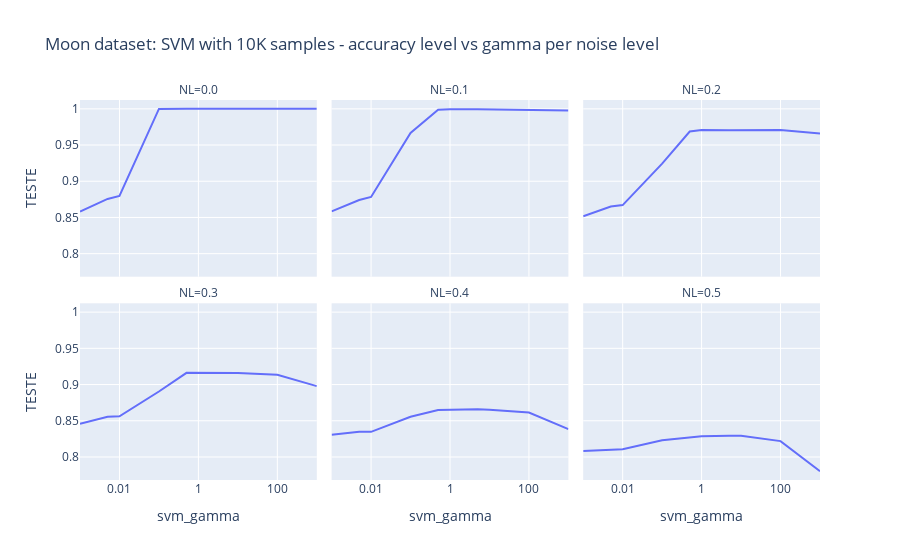

Notebook code for this chart:
### Code cell
dfBySvmAnd10K = dfMoon.groupby(['NL', 'HPS']).apply(lambda grp: grp[grp.TESTE == grp.TESTE.max()]).reset_index(drop=True)
px.line(dfBySvmAnd10K, x='HPS', labels = {'HPS': 'svm_gamma'}, y='TESTE', 
           facet_col='NL', facet_col_wrap=3,
           log_x=True, title="Moon dataset: SVM with 10K samples - accuracy level vs gamma per noise level")

### Figure 1 — Plotly figure (JSON) as saved in the notebook; plotly's stock layout.template omitted (floating-point values rounded to 4 significant figures)
{"data": [{"hovertemplate": "NL=0.0<br>svm_gamma=%{x}<br>TESTE=%{y}<extra></extra>", "legendgroup": "", "line": {"color": "#636efa", "dash": "solid"}, "marker": {"symbol": "circle"}, "mode": "lines", "name": "", "orientation": "v", "showlegend": false, "type": "scatter", "x": [0.001, 0.005, 0.01, 0.1, 0.5, 1, 5, 10, 100, 1000], "xaxis": "x4", "y": [0.8581, 0.8756, 0.8798, 0.9999, 1, 1, 1, 1, 1, 1], "yaxis": "y4"}, {"hovertemplate": "NL=0.1<br>svm_gamma=%{x}<br>TESTE=%{y}<extra></extra>", "legendgroup": "", "line": {"color": "#636efa", "dash": "solid"}, "marker": {"symbol": "circle"}, "mode": "lines", "name": "", "orientation": "v", "showlegend": false, "type": "scatter", "x": [0.001, 0.005, 0.01, 0.1, 0.5, 1, 5, 10, 100, 1000], "xaxis": "x5", "y": [0.8583, 0.8741, 0.8783, 0.9668, 0.9989, 0.9994, 0.9995, 0.9993, 0.9992, 0.9977], "yaxis": "y5"}, {"hovertemplate": "NL=0.2<br>svm_gamma=%{x}<br>TESTE=%{y}<extra></extra>", "legendgroup": "", "line": {"color": "#636efa", "dash": "solid"}, "marker": {"symbol": "circle"}, "mode": "lines", "name": "", "orientation": "v", "showlegend": false, "type": "scatter", "x": [0.001, 0.005, 0.01, 0.1, 0.5, 1, 5, 10, 100, 1000], "xaxis": "x6", "y": [0.8516, 0.8652, 0.8671, 0.9244, 0.9687, 0.9707, 0.9703, 0.9703, 0.9707, 0.9661], "yaxis": "y6"}, {"hovertemplate": "NL=0.3<br>svm_gamma=%{x}<br>TESTE=%{y}<extra></extra>", "legendgroup": "", "line": {"color": "#636efa", "dash": "solid"}, "marker": {"symbol": "circle"}, "mode": "lines", "name": "", "orientation": "v", "showlegend": false, "type": "scatter", "x": [0.001, 0.005, 0.01, 0.1, 0.5, 1, 5, 10, 100, 1000], "xaxis": "x", "y": [0.8459, 0.8556, 0.8561, 0.8904, 0.9162, 0.9163, 0.9156, 0.9161, 0.9134, 0.8978], "yaxis": "y"}, {"hovertemplate": "NL=0.4<br>svm_gamma=%{x}<br>TESTE=%{y}<extra></extra>", "legendgroup": "", "line": {"color": "#636efa", "dash": "solid"}, "marker": {"symbol": "circle"}, "mode": "lines", "name": "", "orientation": "v", "showlegend": false, "type": "scatter", "x": [0.001, 0.005, 0.01, 0.1, 0.5, 1, 5, 10, 100, 1000], "xaxis": "x2", "y": [0.8306, 0.8349, 0.8347, 0.8556, 0.8647, 0.8651, 0.866, 0.8653, 0.8613, 0.8385], "yaxis": "y2"}, {"hovertemplate": "NL=0.5<br>svm_gamma=%{x}<br>TESTE=%{y}<extra></extra>", "legendgroup": "", "line": {"color": "#636efa", "dash": "solid"}, "marker": {"symbol": "circle"}, "mode": "lines", "name": "", "orientation": "v", "showlegend": false, "type": "scatter", "x": [0.001, 0.005, 0.01, 0.1, 0.5, 1, 5, 10, 100, 1000], "xaxis": "x3", "y": [0.8082, 0.81, 0.8106, 0.823, 0.8267, 0.8287, 0.8292, 0.8293, 0.8219, 0.7804], "yaxis": "y3"}], "layout": {"annotations": [{"font": {}, "showarrow": false, "text": "NL=0.3", "x": 0.16, "xanchor": "center", "xref": "paper", "y": 0.465, "yanchor": "bottom", "yref": "paper"}, {"font": {}, "showarrow": false, "text": "NL=0.4", "x": 0.5, "xanchor": "center", "xref": "paper", "y": 0.465, "yanchor": "bottom", "yref": "paper"}, {"font": {}, "showarrow": false, "text": "NL=0.5", "x": 0.84, "xanchor": "center", "xref": "paper", "y": 0.465, "yanchor": "bottom", "yref": "paper"}, {"font": {}, "showarrow": false, "text": "NL=0.0", "x": 0.16, "xanchor": "center", "xref": "paper", "y": 1.0, "yanchor": "bottom", "yref": "paper"}, {"font": {}, "showarrow": false, "text": "NL=0.1", "x": 0.5, "xanchor": "center", "xref": "paper", "y": 1.0, "yanchor": "bottom", "yref": "paper"}, {"font": {}, "showarrow": false, "text": "NL=0.2", "x": 0.84, "xanchor": "center", "xref": "paper", "y": 1.0, "yanchor": "bottom", "yref": "paper"}], "autosize": true, "legend": {"tracegroupgap": 0}, "title": {"text": "Moon dataset: SVM with 10K samples - accuracy level vs gamma per noise level"}, "xaxis": {"anchor": "y", "autorange": true, "domain": [0, 0.32], "range": [-3.0, 3.0], "title": {"text": "svm_gamma"}, "type": "log"}, "xaxis2": {"anchor": "y2", "autorange": true, "domain": [0.34, 0.66], "matches": "x", "range": [-3.0, 3.0], "title": {"text": "svm_gamma"}, "type": "log"}, "xaxis3": {"anchor": "y3", "autorange": true, "domain": [0.68, 1.0], "matches": "x", "range": [-3.0, 3.0], "title": {"text": "svm_gamma"}, "type": "log"}, "xaxis4": {"anchor": "y4", "autorange": true, "domain": [0, 0.32], "matches": "x", "range": [-3.0, 3.0], "showticklabels": false, "type": "log"}, "xaxis5": {"anchor": "y5", "autorange": true, "domain": [0.34, 0.66], "matches": "x", "range": [-3.0, 3.0], "showticklabels": false, "type": "log"}, "xaxis6": {"anchor": "y6", "autorange": true, "domain": [0.68, 1.0], "matches": "x", "range": [-3.0, 3.0], "showticklabels": false, "type": "log"}, "yaxis": {"anchor": "x", "autorange": true, "domain": [0, 0.465], "range": [0.7682, 1.012], "title": {"text": "TESTE"}, "type": "linear"}, "yaxis2": {"anchor": "x2", "autorange": true, "domain": [0, 0.465], "matches": "y", "range": [0.7682, 1.012], "showticklabels": false, "type": "linear"}, "yaxis3": {"anchor": "x3", "autorange": true, "domain": [0, 0.465], "matches": "y", "range": [0.7682, 1.012], "showticklabels": false, "type": "linear"}, "yaxis4": {"anchor": "x4", "autorange": true, "domain": [0.535, 1.0], "matches": "y", "range": [0.7682, 1.012], "title": {"text": "TESTE"}, "type": "linear"}, "yaxis5": {"anchor": "x5", "autorange": true, "domain": [0.535, 1.0], "matches": "y", "range": [0.7682, 1.012], "showticklabels": false, "type": "linear"}, "yaxis6": {"anchor": "x6", "autorange": true, "domain": [0.535, 1.0], "matches": "y", "range": [0.7682, 1.012], "showticklabels": false, "type": "linear"}}}
